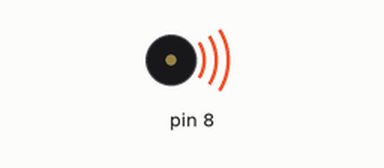
The sketch below on a simulated Arduino Uno, built with avr-gcc and run on an emulated ATmega328P. Parts: buzzer (waves = sounding).

Above: at 0.1 s.
At 0.7 s:
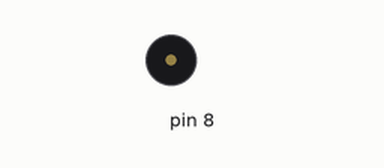
Timing chart, 0 to 2.2 s (numbered marks = the images above):
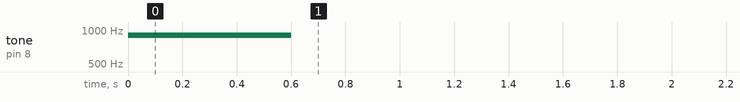

The sketch:

___10.ino
```cpp
void setup() {
    pinMode(8, OUTPUT);
    tone(8,900,600);
      delay(250);
}
void loop() {

}
```

Measured:
- by itself, tone on pin 8: silent → 900 Hz at 0.00 s, → silent 0.60 s later
